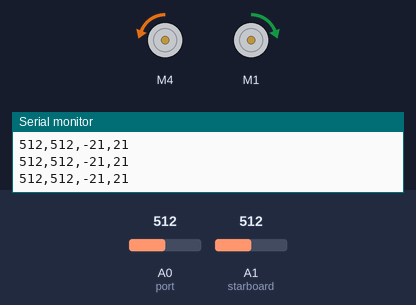
Recording of a sketch running on a simulated Arduino Uno, built with avr-gcc and run on an emulated ATmega328P. Shown: 2 × DC motor (green arrow = forward, orange = backward, longer = faster), the last lines printed to the serial monitor. The test bench sets the inputs (shaded band); at power-on: A0 (port) = 512, A1 (starboard) = 512.

Above: at 1.2 s.
1.3 s: A0 (port) set to 335
4.3 s: A0 (port) set to 315
At 5.0 s:
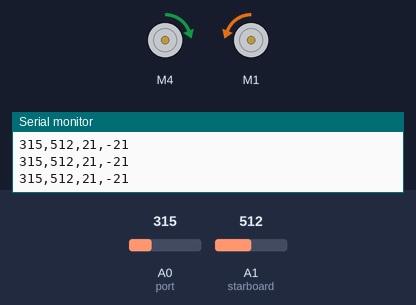
5.8 s: A1 (starboard) set to 484
At 7.0 s:
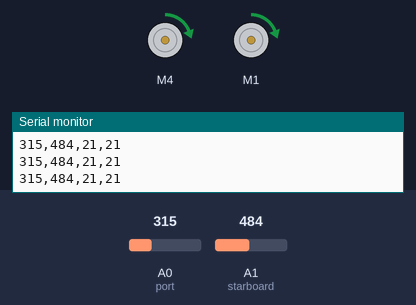
7.3 s: A1 (starboard) set to 510
At 8.3 s:
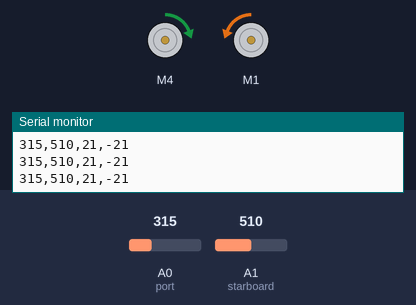
8.8 s: A1 (starboard) set to 490
At 9.3 s:
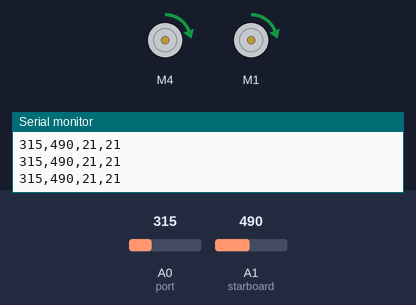
Timing chart, 0 to 11.3 s (numbered marks = the images above; inputs shaded):
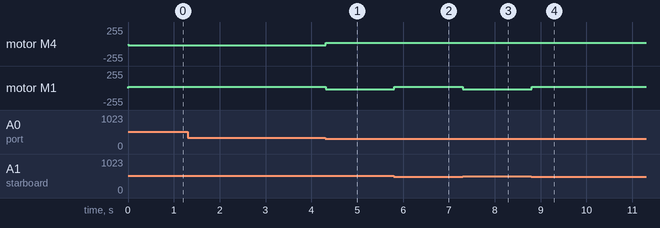

Measured:
- the behaviour switches between 326 and 325 on A0 (port) (found by bisection; images 0 and 1)
- the behaviour switches between 501 and 500 on A1 (starboard) (found by bisection; images 1 and 2)
- after the input at 4.3 s, motor M4: backward 21/255 → forward 21/255 at once; motor M1: forward 21/255 → backward 21/255 at once
- after the input at 5.8 s, motor M1: backward 21/255 → forward 21/255 at once
- after the input at 7.3 s, motor M1: forward 21/255 → backward 21/255 at once
- after the input at 8.8 s, motor M1: backward 21/255 → forward 21/255 at once

The sketch:

Line-Following-Robot.ino
```cpp
//Incorporate the motorshield and motors
#include <Wire.h>
#include <Adafruit_MotorShield.h>
#include "utility/Adafruit_MS_PWMServoDriver.h"
Adafruit_MotorShield AFMS = Adafruit_MotorShield();
Adafruit_DCMotor *portMotor = AFMS.getMotor(4);
Adafruit_DCMotor *starboardMotor = AFMS.getMotor(1);

//Create flags that are assigned when one of the IR sensors crosses the tape
boolean isOffCoursePort = false;
boolean isOffCourseStarboard = false;

//Assign pins to the two IR sensors
int port = A0;
int starboard = A1;
int v = 21;

void setup() {
  //Set up the motors and their speed
  AFMS.begin();
  portMotor->setSpeed(v);
  starboardMotor->setSpeed(v);
  Serial.begin(9600);
}

/*Checks if the port sensor is over the tape.
If not, sets the offCourse flag to false. If on tape, sets the flag to true.
Returns isOffCoursePort*/
boolean isPortOverTape(){
  int portValue = analogRead(port);
  isOffCoursePort = portValue > 325;
  return isOffCoursePort;
}

/*Checks if the starboard sensor is over the tape.
If not, sets the offCourse flag to false. If on tape, sets the flag to true.
Returns isOffCourseStarboard*/
boolean isStarboardOverTape(){
  int starboardValue = analogRead(starboard);
  isOffCourseStarboard = starboardValue > 500;
  return isOffCourseStarboard;
}

void logSensorValues(boolean portForward, boolean starboardForward){
  int portMotor = -v;
  int starboardMotor = -v;
  if(portForward){
    portMotor = v;
  }
  if(starboardForward){
    starboardMotor = v;
  }

  Serial.print(analogRead(port));
  Serial.print(",");
  Serial.print(analogRead(starboard));
  Serial.print(",");
  Serial.print(portMotor);
  Serial.print(",");
  Serial.println(starboardMotor);
}

void loop() {
  //logSensorValues(true, true);
// Instructions for the motors if the car is off course to the port side or starboard side, or if it is on course
// (assume that only one out of the two sensors is over the tape at any point)
    if (isPortOverTape()) {
      portMotor->run(BACKWARD);
      starboardMotor->run(FORWARD);
      logSensorValues(false, true);
    }
    else if (isStarboardOverTape()) {
      starboardMotor->run(BACKWARD);
      portMotor->run(FORWARD);
      logSensorValues(true, false);
    }
    else if (!isOffCoursePort && !isOffCourseStarboard){
      portMotor->run(FORWARD);
      starboardMotor->run(FORWARD);
      logSensorValues(true, true);
    }
 }
```
